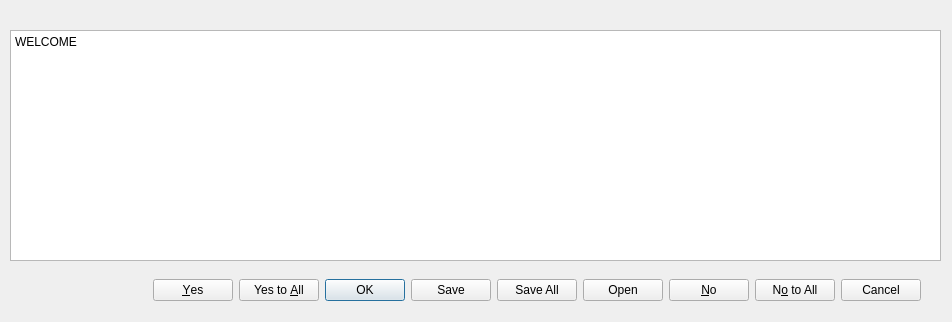
<?xml version="1.0" encoding="UTF-8"?>
<ui version="4.0">
 <class>Dialog</class>
 <widget class="QDialog" name="Dialog">
  <property name="geometry">
   <rect>
    <x>0</x>
    <y>0</y>
    <width>952</width>
    <height>322</height>
   </rect>
  </property>
  <property name="windowTitle">
   <string>Dialog</string>
  </property>
  <widget class="QDialogButtonBox" name="buttonBox">
   <property name="geometry">
    <rect>
     <x>10</x>
     <y>270</y>
     <width>911</width>
     <height>41</height>
    </rect>
   </property>
   <property name="orientation">
    <enum>Qt::Horizontal</enum>
   </property>
   <property name="standardButtons">
    <set>QDialogButtonBox::Cancel|QDialogButtonBox::No|QDialogButtonBox::NoToAll|QDialogButtonBox::Ok|QDialogButtonBox::Open|QDialogButtonBox::Save|QDialogButtonBox::SaveAll|QDialogButtonBox::Yes|QDialogButtonBox::YesToAll</set>
   </property>
  </widget>
  <widget class="QPlainTextEdit" name="plainTextEdit">
   <property name="geometry">
    <rect>
     <x>10</x>
     <y>30</y>
     <width>931</width>
     <height>231</height>
    </rect>
   </property>
   <property name="plainText">
    <string>WELCOME
</string>
   </property>
  </widget>
 </widget>
 <resources/>
 <connections>
  <connection>
   <sender>buttonBox</sender>
   <signal>accepted()</signal>
   <receiver>Dialog</receiver>
   <slot>accept()</slot>
   <hints>
    <hint type="sourcelabel">
     <x>248</x>
     <y>254</y>
    </hint>
    <hint type="destinationlabel">
     <x>157</x>
     <y>274</y>
    </hint>
   </hints>
  </connection>
  <connection>
   <sender>buttonBox</sender>
   <signal>rejected()</signal>
   <receiver>Dialog</receiver>
   <slot>reject()</slot>
   <hints>
    <hint type="sourcelabel">
     <x>316</x>
     <y>260</y>
    </hint>
    <hint type="destinationlabel">
     <x>286</x>
     <y>274</y>
    </hint>
   </hints>
  </connection>
 </connections>
</ui>
